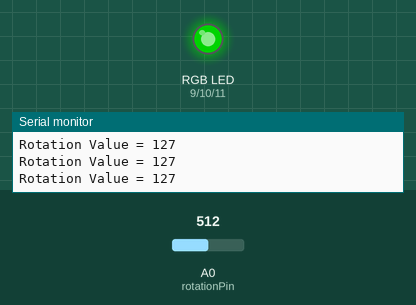
The sketch below on a simulated Arduino Uno, built with avr-gcc and run on an emulated ATmega328P. On the bench: an RGB LED mixed from three pins (HIGH = lit), the last lines printed to the serial monitor. Inputs (shaded band) come from the test bench; at power-on: A0 (rotationPin) = 512. Dim RGB values are drawn brighter than linear.

Above: at 1.2 s.
1.3 s: A0 (rotationPin) set to 716
At 2.8 s:
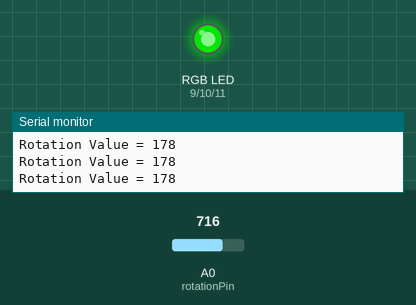
3.1 s: A0 (rotationPin) set to 900
At 4.3 s:
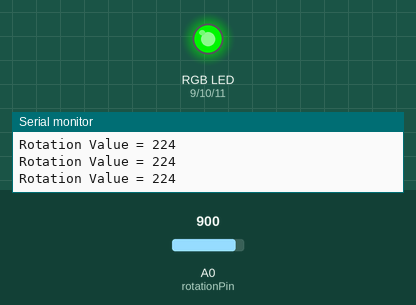
4.9 s: A0 (rotationPin) set to 122
At 5.8 s:
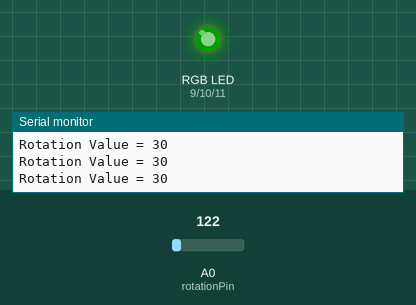
6.7 s: A0 (rotationPin) set to 511
At 7.4 s:
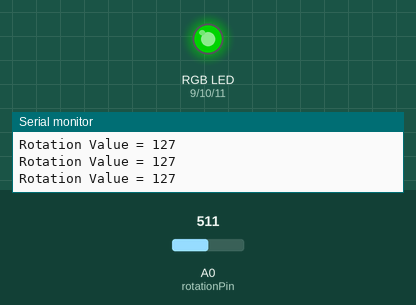
Timing chart, 0 to 9.5 s (numbered marks = the images above; inputs shaded):
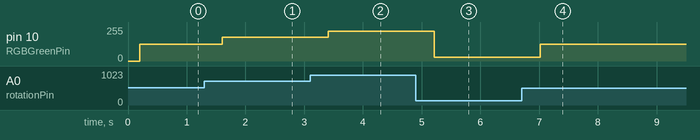

Measured:
- after the input at 1.3 s, pin 10 (RGBGreenPin): 127/255 → 178/255 after 0.30 s
- after the input at 3.1 s, pin 10 (RGBGreenPin): 178/255 → 224/255 after 0.31 s
- after the input at 4.9 s, pin 10 (RGBGreenPin): 224/255 → 30/255 after 0.31 s
- after the input at 6.7 s, pin 10 (RGBGreenPin): 30/255 → 127/255 after 0.32 s

The sketch:

lab_6_level_21.ino
```cpp
//lab 6
//level 2
//NAME : Pranav Bhavsar
//date : 2023-02-23

int RGBRedPin = 9; //The red RGB LED is connected pin 9 of the Arduino.
int RGBGreenPin = 10; //The green RGB LED is connected pin 10 of the Arduino.
int RGBBluePin = 11; //The blue RGB LED is connected pin 11 of the Arduino.
int rotationPin = A0; //The rotation sensor is plugged into pin A0 of the Arduino.
int data = 0;

void setup() { //The Setup function runs once.
  Serial.begin(9600);
  pinMode(rotationPin, INPUT);//setup rotation pin
  pinMode(RGBRedPin, OUTPUT); //Setup red RGB LED pin as an output pin.
  pinMode(RGBGreenPin, OUTPUT); //Setup green RGB LED pin as an output pin.
  pinMode(RGBBluePin, OUTPUT); //Setup blue RGB LED pin as an output pin.
}

void loop() { //The Loop function runs repeatedly.
  data = analogRead(rotationPin);
  data = map(data, 0, 1023, 0, 255); // mapping the value of rotation pin
  Serial.print("Rotation Value = ");
  Serial.println(data);
  delay(200);

  analogWrite(RGBGreenPin, data); // control the brightness of Green rgb
}
```
